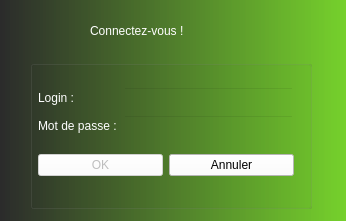
<?xml version="1.0" encoding="UTF-8"?>
<ui version="4.0">
 <class>connect</class>
 <widget class="QDialog" name="connect">
  <property name="geometry">
   <rect>
    <x>0</x>
    <y>0</y>
    <width>346</width>
    <height>221</height>
   </rect>
  </property>
  <property name="windowTitle">
   <string>Connection</string>
  </property>
  <property name="layoutDirection">
   <enum>Qt::LeftToRight</enum>
  </property>
  <property name="styleSheet">
   <string notr="true">background:qlineargradient(spread:pad, x1:0, y1:0, x2:1, y2:0, stop:0 rgba(0, 0, 0,150), stop:1 rgba(90, 200, 2, 150));</string>
  </property>
  <widget class="QLabel" name="labelEroor">
   <property name="geometry">
    <rect>
     <x>30</x>
     <y>40</y>
     <width>291</width>
     <height>21</height>
    </rect>
   </property>
   <property name="styleSheet">
    <string notr="true">background-color:rgba(0,0,0,0);
color:white;</string>
   </property>
   <property name="text">
    <string/>
   </property>
  </widget>
  <widget class="QLabel" name="label_3">
   <property name="geometry">
    <rect>
     <x>90</x>
     <y>20</y>
     <width>131</width>
     <height>21</height>
    </rect>
   </property>
   <property name="styleSheet">
    <string notr="true">color:white;
background-color:rgba(0,0,0,0);</string>
   </property>
   <property name="text">
    <string>Connectez-vous !</string>
   </property>
  </widget>
  <widget class="QGroupBox" name="groupBox">
   <property name="geometry">
    <rect>
     <x>30</x>
     <y>60</y>
     <width>282</width>
     <height>149</height>
    </rect>
   </property>
   <property name="styleSheet">
    <string notr="true">background-color:rgba(0,0,0,0);</string>
   </property>
   <property name="title">
    <string/>
   </property>
   <widget class="QWidget" name="layoutWidget">
    <property name="geometry">
     <rect>
      <x>8</x>
      <y>16</y>
      <width>256</width>
      <height>113</height>
     </rect>
    </property>
    <layout class="QVBoxLayout" name="verticalLayout_3">
     <item>
      <layout class="QHBoxLayout" name="horizontalLayout">
       <item>
        <layout class="QVBoxLayout" name="verticalLayout">
         <item>
          <widget class="QLabel" name="label">
           <property name="styleSheet">
            <string notr="true">color:white;
background-color:rgba(0,0,0,0);</string>
           </property>
           <property name="text">
            <string>Login :</string>
           </property>
          </widget>
         </item>
         <item>
          <widget class="QLabel" name="label_2">
           <property name="styleSheet">
            <string notr="true">color:white;
background-color:rgba(0,0,0,0);</string>
           </property>
           <property name="text">
            <string>Mot de passe :</string>
           </property>
          </widget>
         </item>
        </layout>
       </item>
       <item>
        <layout class="QVBoxLayout" name="verticalLayout_2">
         <item>
          <widget class="QLineEdit" name="lineEditLogin"/>
         </item>
         <item>
          <widget class="QLineEdit" name="lineEditMdp"/>
         </item>
        </layout>
       </item>
      </layout>
     </item>
     <item>
      <layout class="QHBoxLayout" name="horizontalLayout_2">
       <item>
        <widget class="QPushButton" name="pushButtonOK">
         <property name="enabled">
          <bool>false</bool>
         </property>
         <property name="styleSheet">
          <string notr="true">background-color:white;</string>
         </property>
         <property name="text">
          <string>OK</string>
         </property>
        </widget>
       </item>
       <item>
        <widget class="QPushButton" name="pushButtonAnnuler">
         <property name="styleSheet">
          <string notr="true">background-color:white;</string>
         </property>
         <property name="text">
          <string>Annuler</string>
         </property>
        </widget>
       </item>
      </layout>
     </item>
    </layout>
   </widget>
  </widget>
 </widget>
 <resources/>
 <connections/>
</ui>
